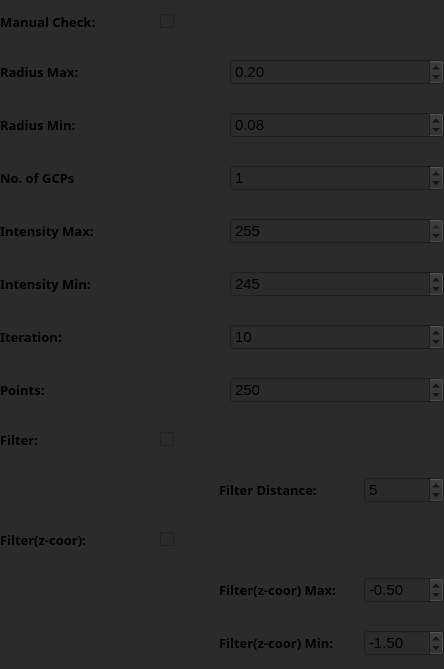
               <widget class="QWidget" name="scrollAreaWidgetContents_5">
                <property name="geometry">
                 <rect>
                  <x>0</x>
                  <y>0</y>
                  <width>444</width>
                  <height>669</height>
                 </rect>
                </property>
                <property name="styleSheet">
                 <string notr="true">QWidget{background:#2b2b2b}
</string>
                </property>
                <layout class="QVBoxLayout" name="verticalLayout_20">
                 <property name="spacing">
                  <number>15</number>
                 </property>
                 <property name="leftMargin">
                  <number>0</number>
                 </property>
                 <property name="topMargin">
                  <number>0</number>
                 </property>
                 <property name="rightMargin">
                  <number>0</number>
                 </property>
                 <property name="bottomMargin">
                  <number>0</number>
                 </property>
                 <item>
                  <layout class="QHBoxLayout" name="horizontalLayout_76">
                   <item>
                    <widget class="QLabel" name="label_46">
                     <property name="minimumSize">
                      <size>
                       <width>145</width>
                       <height>0</height>
                      </size>
                     </property>
                     <property name="font">
                      <font>
                       <family>Arial Black</family>
                       <pointsize>10</pointsize>
                       <weight>75</weight>
                       <bold>true</bold>
                      </font>
                     </property>
                     <property name="toolTip">
                      <string>Check the output when control points detected automatically, before proceeding.</string>
                     </property>
                     <property name="text">
                      <string>Manual Check:</string>
                     </property>
                    </widget>
                   </item>
                   <item alignment="Qt::AlignLeft">
                    <widget class="QCheckBox" name="checkBoxManual">
                     <property name="maximumSize">
                      <size>
                       <width>16</width>
                       <height>16777215</height>
                      </size>
                     </property>
                     <property name="text">
                      <string/>
                     </property>
                    </widget>
                   </item>
                   <item>
                    <spacer name="horizontalSpacer_57">
                     <property name="orientation">
                      <enum>Qt::Horizontal</enum>
                     </property>
                     <property name="sizeHint" stdset="0">
                      <size>
                       <width>40</width>
                       <height>20</height>
                      </size>
                     </property>
                    </spacer>
                   </item>
                  </layout>
                 </item>
                 <item>
                  <layout class="QHBoxLayout" name="horizontalLayout_68">
                   <item>
                    <widget class="QLabel" name="label_38">
                     <property name="font">
                      <font>
                       <family>Arial Black</family>
                       <pointsize>10</pointsize>
                       <weight>75</weight>
                       <bold>true</bold>
                      </font>
                     </property>
                     <property name="text">
                      <string>Radius Max:</string>
                     </property>
                    </widget>
                   </item>
                   <item>
                    <widget class="QDoubleSpinBox" name="doubleSpinBoxRadmax_2">
                     <property name="font">
                      <font>
                       <pointsize>11</pointsize>
                      </font>
                     </property>
                     <property name="maximum">
                      <double>0.500000000000000</double>
                     </property>
                     <property name="singleStep">
                      <double>0.100000000000000</double>
                     </property>
                     <property name="value">
                      <double>0.200000000000000</double>
                     </property>
                    </widget>
                   </item>
                  </layout>
                 </item>
                 <item>
                  <layout class="QHBoxLayout" name="horizontalLayout_79">
                   <item>
                    <widget class="QLabel" name="label_49">
                     <property name="font">
                      <font>
                       <family>Arial Black</family>
                       <pointsize>10</pointsize>
                       <weight>75</weight>
                       <bold>true</bold>
                      </font>
                     </property>
                     <property name="text">
                      <string>Radius Min:</string>
                     </property>
                    </widget>
                   </item>
                   <item>
                    <widget class="QDoubleSpinBox" name="doubleSpinBoxRadmin_2">
                     <property name="font">
                      <font>
                       <pointsize>11</pointsize>
                      </font>
                     </property>
                     <property name="maximum">
                      <double>0.500000000000000</double>
                     </property>
                     <property name="singleStep">
                      <double>0.100000000000000</double>
                     </property>
                     <property name="value">
                      <double>0.080000000000000</double>
                     </property>
                    </widget>
                   </item>
                  </layout>
                 </item>
                 <item>
                  <layout class="QHBoxLayout" name="horizontalLayout_78">
                   <item>
                    <widget class="QLabel" name="label_48">
                     <property name="font">
                      <font>
                       <family>Arial Black</family>
                       <pointsize>10</pointsize>
                       <weight>75</weight>
                       <bold>true</bold>
                      </font>
                     </property>
                     <property name="text">
                      <string>No. of GCPs</string>
                     </property>
                    </widget>
                   </item>
                   <item>
                    <widget class="QSpinBox" name="spinBoxGcps_2">
                     <property name="font">
                      <font>
                       <pointsize>11</pointsize>
                      </font>
                     </property>
                     <property name="value">
                      <number>1</number>
                     </property>
                    </widget>
                   </item>
                  </layout>
                 </item>
                 <item>
                  <layout class="QHBoxLayout" name="horizontalLayout_71">
                   <item>
                    <widget class="QLabel" name="label_41">
                     <property name="font">
                      <font>
                       <family>Arial Black</family>
                       <pointsize>10</pointsize>
                       <weight>75</weight>
                       <bold>true</bold>
                      </font>
                     </property>
                     <property name="text">
                      <string>Intensity Max:</string>
                     </property>
                    </widget>
                   </item>
                   <item>
                    <widget class="QSpinBox" name="spinBoxIntensitymax">
                     <property name="font">
                      <font>
                       <pointsize>11</pointsize>
                      </font>
                     </property>
                     <property name="maximum">
                      <number>255</number>
                     </property>
                     <property name="value">
                      <number>255</number>
                     </property>
                    </widget>
                   </item>
                  </layout>
                 </item>
                 <item>
                  <layout class="QHBoxLayout" name="horizontalLayout_69">
                   <item>
                    <widget class="QLabel" name="label_39">
                     <property name="font">
                      <font>
                       <family>Arial Black</family>
                       <pointsize>10</pointsize>
                       <weight>75</weight>
                       <bold>true</bold>
                      </font>
                     </property>
                     <property name="text">
                      <string>Intensity Min:</string>
                     </property>
                    </widget>
                   </item>
                   <item>
                    <widget class="QSpinBox" name="spinBoxIntensitymin">
                     <property name="font">
                      <font>
                       <pointsize>11</pointsize>
                      </font>
                     </property>
                     <property name="maximum">
                      <number>255</number>
                     </property>
                     <property name="value">
                      <number>245</number>
                     </property>
                    </widget>
                   </item>
                  </layout>
                 </item>
                 <item>
                  <layout class="QHBoxLayout" name="horizontalLayout_75">
                   <item>
                    <widget class="QLabel" name="label_45">
                     <property name="font">
                      <font>
                       <family>Arial Black</family>
                       <pointsize>10</pointsize>
                       <weight>75</weight>
                       <bold>true</bold>
                      </font>
                     </property>
                     <property name="text">
                      <string>Iteration:</string>
                     </property>
                    </widget>
                   </item>
                   <item>
                    <widget class="QSpinBox" name="spinBoxIteration_2">
                     <property name="font">
                      <font>
                       <pointsize>11</pointsize>
                      </font>
                     </property>
                     <property name="minimum">
                      <number>5</number>
                     </property>
                     <property name="maximum">
                      <number>20</number>
                     </property>
                     <property name="value">
                      <number>10</number>
                     </property>
                    </widget>
                   </item>
                  </layout>
                 </item>
                 <item>
                  <layout class="QHBoxLayout" name="horizontalLayout_80">
                   <item>
                    <widget class="QLabel" name="label_50">
                     <property name="font">
                      <font>
                       <family>Arial Black</family>
                       <pointsize>10</pointsize>
                       <weight>75</weight>
                       <bold>true</bold>
                      </font>
                     </property>
                     <property name="toolTip">
                      <string>Minimum points on the control point.</string>
                     </property>
                     <property name="text">
                      <string>Points:</string>
                     </property>
                    </widget>
                   </item>
                   <item>
                    <widget class="QSpinBox" name="spinBoxMinpoints_2">
                     <property name="font">
                      <font>
                       <pointsize>11</pointsize>
                      </font>
                     </property>
                     <property name="minimum">
                      <number>20</number>
                     </property>
                     <property name="maximum">
                      <number>9999</number>
                     </property>
                     <property name="value">
                      <number>250</number>
                     </property>
                    </widget>
                   </item>
                  </layout>
                 </item>
                 <item>
                  <layout class="QHBoxLayout" name="horizontalLayout_74">
                   <item>
                    <widget class="QLabel" name="label_44">
                     <property name="minimumSize">
                      <size>
                       <width>145</width>
                       <height>0</height>
                      </size>
                     </property>
                     <property name="font">
                      <font>
                       <family>Arial Black</family>
                       <pointsize>10</pointsize>
                       <weight>75</weight>
                       <bold>true</bold>
                      </font>
                     </property>
                     <property name="toolTip">
                      <string>Distance between control point and path</string>
                     </property>
                     <property name="text">
                      <string>Filter:</string>
                     </property>
                    </widget>
                   </item>
                   <item>
                    <widget class="QCheckBox" name="checkBoxSwitch_2">
                     <property name="maximumSize">
                      <size>
                       <width>16</width>
                       <height>16777215</height>
                      </size>
                     </property>
                     <property name="text">
                      <string/>
                     </property>
                    </widget>
                   </item>
                   <item>
                    <spacer name="horizontalSpacer_58">
                     <property name="orientation">
                      <enum>Qt::Horizontal</enum>
                     </property>
                     <property name="sizeHint" stdset="0">
                      <size>
                       <width>40</width>
                       <height>20</height>
                      </size>
                     </property>
                    </spacer>
                   </item>
                  </layout>
                 </item>
                 <item>
                  <layout class="QHBoxLayout" name="horizontalLayout_72">
                   <item>
                    <spacer name="horizontalSpacer_54">
                     <property name="orientation">
                      <enum>Qt::Horizontal</enum>
                     </property>
                     <property name="sizeHint" stdset="0">
                      <size>
                       <width>40</width>
                       <height>20</height>
                      </size>
                     </property>
                    </spacer>
                   </item>
                   <item>
                    <widget class="QLabel" name="label_42">
                     <property name="minimumSize">
                      <size>
                       <width>130</width>
                       <height>0</height>
                      </size>
                     </property>
                     <property name="font">
                      <font>
                       <family>Arial Black</family>
                       <pointsize>10</pointsize>
                       <weight>75</weight>
                       <bold>true</bold>
                      </font>
                     </property>
                     <property name="toolTip">
                      <string/>
                     </property>
                     <property name="text">
                      <string>Filter Distance:</string>
                     </property>
                    </widget>
                   </item>
                   <item>
                    <widget class="QSpinBox" name="spinBoxFilterDist_2">
                     <property name="minimumSize">
                      <size>
                       <width>80</width>
                       <height>0</height>
                      </size>
                     </property>
                     <property name="font">
                      <font>
                       <pointsize>11</pointsize>
                      </font>
                     </property>
                     <property name="minimum">
                      <number>1</number>
                     </property>
                     <property name="maximum">
                      <number>10</number>
                     </property>
                     <property name="value">
                      <number>5</number>
                     </property>
                    </widget>
                   </item>
                  </layout>
                 </item>
                 <item>
                  <layout class="QHBoxLayout" name="horizontalLayout_70">
                   <item>
                    <widget class="QLabel" name="label_40">
                     <property name="minimumSize">
                      <size>
                       <width>145</width>
                       <height>0</height>
                      </size>
                     </property>
                     <property name="font">
                      <font>
                       <family>Arial Black</family>
                       <pointsize>10</pointsize>
                       <weight>75</weight>
                       <bold>true</bold>
                      </font>
                     </property>
                     <property name="toolTip">
                      <string>If control points are placing on the surface flatly.</string>
                     </property>
                     <property name="text">
                      <string>Filter(z-coor):</string>
                     </property>
                    </widget>
                   </item>
                   <item>
                    <widget class="QCheckBox" name="checkBoxZCoor_2">
                     <property name="maximumSize">
                      <size>
                       <width>16</width>
                       <height>16777215</height>
                      </size>
                     </property>
                     <property name="text">
                      <string/>
                     </property>
                    </widget>
                   </item>
                   <item>
                    <spacer name="horizontalSpacer_59">
                     <property name="orientation">
                      <enum>Qt::Horizontal</enum>
                     </property>
                     <property name="sizeHint" stdset="0">
                      <size>
                       <width>40</width>
                       <height>20</height>
                      </size>
                     </property>
                    </spacer>
                   </item>
                  </layout>
                 </item>
                 <item>
                  <layout class="QHBoxLayout" name="horizontalLayout_73">
                   <item>
                    <spacer name="horizontalSpacer_55">
                     <property name="orientation">
                      <enum>Qt::Horizontal</enum>
                     </property>
                     <property name="sizeHint" stdset="0">
                      <size>
                       <width>40</width>
                       <height>20</height>
                      </size>
                     </property>
                    </spacer>
                   </item>
                   <item>
                    <widget class="QLabel" name="label_43">
                     <property name="minimumSize">
                      <size>
                       <width>130</width>
                       <height>0</height>
                      </size>
                     </property>
                     <property name="font">
                      <font>
                       <family>Arial Black</family>
                       <pointsize>10</pointsize>
                       <weight>75</weight>
                       <bold>true</bold>
                      </font>
                     </property>
                     <property name="toolTip">
                      <string/>
                     </property>
                     <property name="text">
                      <string>Filter(z-coor) Max:</string>
                     </property>
                    </widget>
                   </item>
                   <item>
                    <widget class="QDoubleSpinBox" name="doubleSpinBoxZCoorMax">
                     <property name="minimumSize">
                      <size>
                       <width>80</width>
                       <height>0</height>
                      </size>
                     </property>
                     <property name="font">
                      <font>
                       <pointsize>11</pointsize>
                      </font>
                     </property>
                     <property name="minimum">
                      <double>-10.000000000000000</double>
                     </property>
                     <property name="maximum">
                      <double>10.000000000000000</double>
                     </property>
                     <property name="singleStep">
                      <double>1.000000000000000</double>
                     </property>
                     <property name="value">
                      <double>-0.500000000000000</double>
                     </property>
                    </widget>
                   </item>
                  </layout>
                 </item>
                 <item>
                  <layout class="QHBoxLayout" name="horizontalLayout_77">
                   <item>
                    <spacer name="horizontalSpacer_56">
                     <property name="orientation">
                      <enum>Qt::Horizontal</enum>
                     </property>
                     <property name="sizeHint" stdset="0">
                      <size>
                       <width>40</width>
                       <height>20</height>
                      </size>
                     </property>
                    </spacer>
                   </item>
                   <item>
                    <widget class="QLabel" name="label_47">
                     <property name="minimumSize">
                      <size>
                       <width>130</width>
                       <height>0</height>
                      </size>
                     </property>
                     <property name="font">
                      <font>
                       <family>Arial Black</family>
                       <pointsize>10</pointsize>
                       <weight>75</weight>
                       <bold>true</bold>
                      </font>
                     </property>
                     <property name="toolTip">
                      <string/>
                     </property>
                     <property name="text">
                      <string>Filter(z-coor) Min:</string>
                     </property>
                    </widget>
                   </item>
                   <item>
                    <widget class="QDoubleSpinBox" name="doubleSpinBoxZCoorMin">
                     <property name="minimumSize">
                      <size>
                       <width>80</width>
                       <height>0</height>
                      </size>
                     </property>
                     <property name="font">
                      <font>
                       <pointsize>11</pointsize>
                      </font>
                     </property>
                     <property name="minimum">
                      <double>-10.000000000000000</double>
                     </property>
                     <property name="maximum">
                      <double>10.000000000000000</double>
                     </property>
                     <property name="value">
                      <double>-1.500000000000000</double>
                     </property>
                    </widget>
                   </item>
                  </layout>
                 </item>
                </layout>
               </widget>
